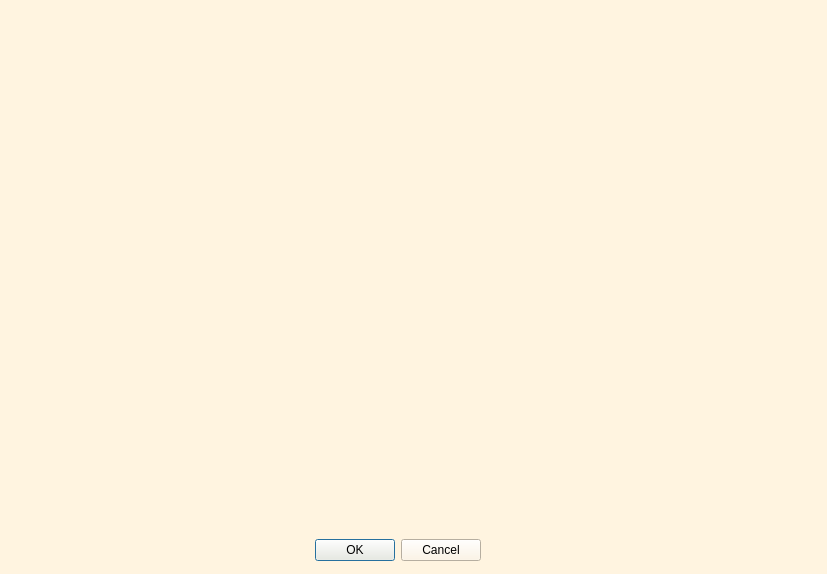
<?xml version="1.0" encoding="UTF-8"?>
<ui version="4.0">
 <class>Dialog</class>
 <widget class="QDialog" name="Dialog">
  <property name="geometry">
   <rect>
    <x>0</x>
    <y>0</y>
    <width>827</width>
    <height>574</height>
   </rect>
  </property>
  <property name="windowTitle">
   <string>Dialog</string>
  </property>
  <property name="styleSheet">
   <string notr="true">background-color: rgb(255, 244, 224);</string>
  </property>
  <widget class="QDialogButtonBox" name="buttonBox">
   <property name="geometry">
    <rect>
     <x>240</x>
     <y>480</y>
     <width>241</width>
     <height>141</height>
    </rect>
   </property>
   <property name="orientation">
    <enum>Qt::Horizontal</enum>
   </property>
   <property name="standardButtons">
    <set>QDialogButtonBox::Cancel|QDialogButtonBox::Ok</set>
   </property>
  </widget>
  <widget class="QLabel" name="label">
   <property name="geometry">
    <rect>
     <x>20</x>
     <y>20</y>
     <width>781</width>
     <height>471</height>
    </rect>
   </property>
   <property name="text">
    <string/>
   </property>
  </widget>
 </widget>
 <resources/>
 <connections>
  <connection>
   <sender>buttonBox</sender>
   <signal>accepted()</signal>
   <receiver>Dialog</receiver>
   <slot>accept()</slot>
   <hints>
    <hint type="sourcelabel">
     <x>248</x>
     <y>254</y>
    </hint>
    <hint type="destinationlabel">
     <x>157</x>
     <y>274</y>
    </hint>
   </hints>
  </connection>
  <connection>
   <sender>buttonBox</sender>
   <signal>rejected()</signal>
   <receiver>Dialog</receiver>
   <slot>reject()</slot>
   <hints>
    <hint type="sourcelabel">
     <x>316</x>
     <y>260</y>
    </hint>
    <hint type="destinationlabel">
     <x>286</x>
     <y>274</y>
    </hint>
   </hints>
  </connection>
 </connections>
</ui>
